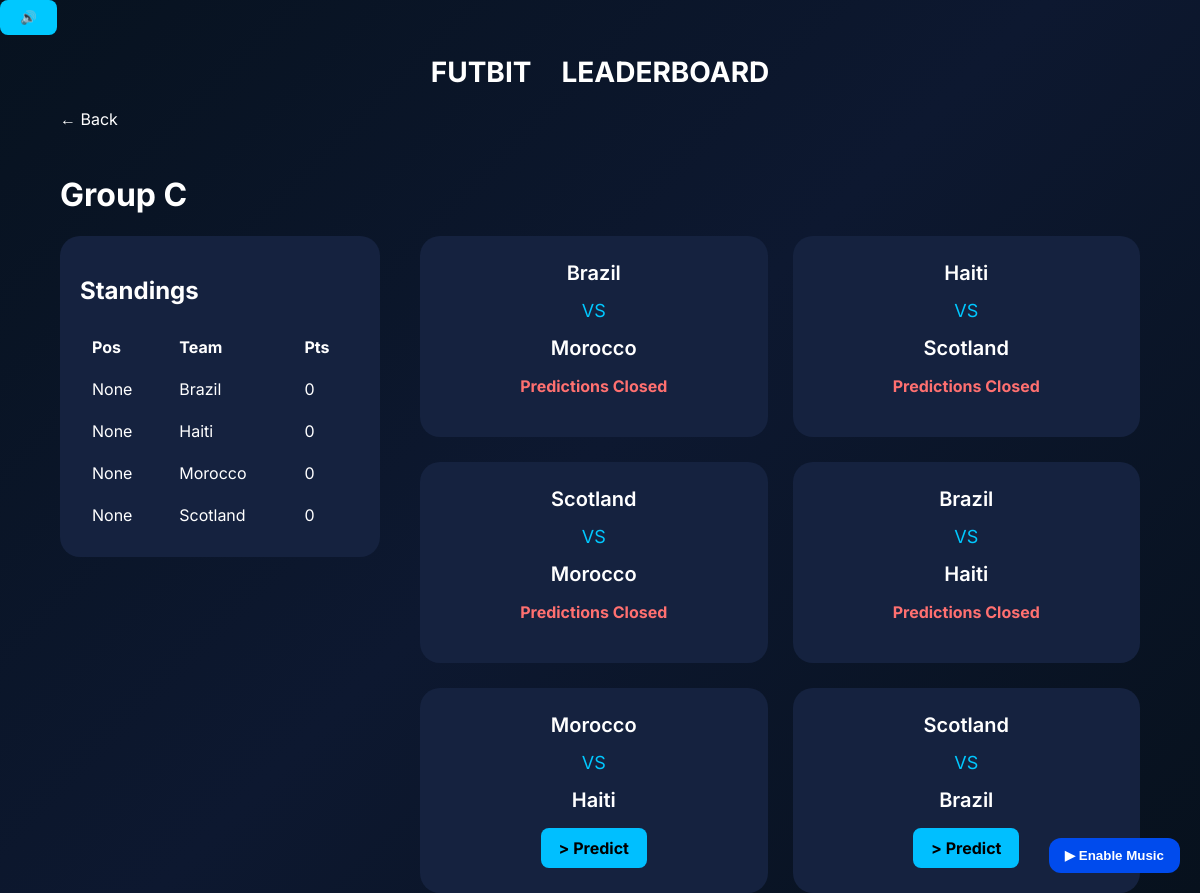
The page /group/C on the database its author committed.
### tables this page shows
CREATE TABLE standings (
            id INTEGER PRIMARY KEY AUTOINCREMENT,
            group_name TEXT,
            team TEXT,
            played INTEGER DEFAULT 0,
            wins INTEGER DEFAULT 0,
            draws INTEGER DEFAULT 0,
            losses INTEGER DEFAULT 0,
            gf INTEGER DEFAULT 0,
            ga INTEGER DEFAULT 0,
            gd INTEGER DEFAULT 0,
            points INTEGER DEFAULT 0,
            position integer,
            UNIQUE(group_name, team)
        );

CREATE TABLE matches (
            id INTEGER PRIMARY KEY,
            team1 TEXT,
            team2 TEXT,
            group_name TEXT,
            stage TEXT,
            match_number INTEGER,
            kickoff DATETIME,
            score1 INTEGER,
            score2 INTEGER,
            status TEXT,
            processed INTEGER DEFAULT 0
        );

### app.py (the view)
@app.route("/group/<group_name>")
def group(group_name):
    matches = get_matches_by_group(group_name)
    standings = get_standings(group_name)
    predictions = {}
    prediction_visibility = {}
    for match in matches:
        preds = get_match_predictions(match["id"])
        if prediction_closed(match["id"]):
            preds.sort(key=lambda p: (-p["points_awarded"], p["submitted_at"]))
        else:
            preds.sort(key=lambda p: p["submitted_at"])
        prediction_visibility[match["id"]] = preds
    if "user_id" in session:
        for match in matches:
            pred = get_prediction(session["user_id"], match["id"])
            predictions[match["id"]] = pred
    return render_template(
        "group.html",
        group_name=group_name,
        matches=matches,
        standings=standings,
        predictions=predictions,
        prediction_visibility=prediction_visibility,
        predict_match=request.args.get("predict", type=int),
    )

### helpers.py (called while the page is built)
def get_connection():
    conn = sqlite3.connect(DB_PATH)
    conn.row_factory = sqlite3.Row
    conn.execute("PRAGMA foreign_keys = ON")
    return conn

def get_matches_by_group(group_name):
    conn = get_connection()
    matches = conn.execute(
        """
        SELECT *
        FROM matches
        WHERE group_name=?
        ORDER BY kickoff
        """,
        (group_name,),
    ).fetchall()
    conn.close()
    return matches

def get_standings(group_name):
    conn = get_connection()
    standings = conn.execute(
        """
        SELECT *
        FROM standings
        WHERE group_name=?
        ORDER BY
            position ASC
        """,
        (group_name,),
    ).fetchall()
    conn.close()
    return standings

def get_match(match_id):
    conn = get_connection()
    match = conn.execute(
        """
        SELECT *

        FROM matches

        WHERE id = ?

        """,
        (match_id,),
    ).fetchone()
    conn.close()
    return match

def prediction_closed(match_id):
    match = get_match(match_id)
    kickoff = datetime.fromisoformat(match["kickoff"])
    lock_time = kickoff - timedelta(minutes=20)
    now = datetime.now(kickoff.tzinfo)
    return now >= lock_time

def get_match_predictions(match_id):
    conn = get_connection()
    predictions = conn.execute(
        """

        SELECT

        users.username,

        predictions.pred1,

        predictions.pred2,

        predictions.points_awarded,

        predictions.submitted_at


        FROM predictions


        JOIN users


        ON users.id = predictions.user_id


        WHERE match_id = ?

        """,
        (match_id,),
    ).fetchall()
    conn.close()
    return predictions

### templates/group.html (shortened to what this page needs)
{% extends "base.html" %} {% block content %}
<a href="{{url_for('home')}}" class="back"> ← Back </a>
<h1>Group {{group_name}}</h1>
<div class="group-layout">
  <div class="standings-card">
    <h2>Standings</h2>
    <table>
      <tr>
        <th>Pos</th>
        <th>Team</th>
        <th>Pts</th>
      </tr>
      {% for team in standings %}
      <tr>
        <td>{{team["position"]}}</td>
        <td>{{team["team"]}}</td>
        <td>{{team["points"]}}</td>
      </tr>
      {% endfor %}
    </table>
  </div>
  <div class="matches-section">
    {% for match in matches %}
    <div class="match-card" id="match-{{match['id']}}">
      <div class="team">{{match["team1"]}}</div>
      <div class="vs">VS</div>
      <div class="team">{{match["team2"]}}</div>
      {% set prediction = predictions.get(match["id"]) %} {% if
      prediction_closed(match["id"]) %}
      <p class="closed-text">Predictions Closed</p>
      {% else %} {% if predict_match == match["id"] %}
      <form
        method="POST"
        action="{{ url_for('predict', match_id=match['id']) }}"
        class="prediction-form"
      >
        <input type="hidden" name="group_name" value="{{group_name}}" />
        <input
          type="number"
          name="pred1"
          min="0"
          max="20"
          required
          value="{{ prediction['pred1'] if prediction else '' }}"
        />
        -
        <input
          type="number"
          name="pred2"
          min="0"
          max="20"
          required
          value="{{ prediction['pred2'] if prediction else '' }}"
        />
        <button>
          {{ "Update Prediction" if prediction else "Save Prediction" }}
        </button>
      </form>
      {% else %}
      <a
        href="{{url_for('group',group_name=group_name)}}?predict={{match['id']}}#match-{{match['id']}}"
        class="predict-button"
      >
        > Predict
      </a>
      {% endif %} {% endif %} {% set preds =
      prediction_visibility.get(match["id"], []) %}
    </div>
    {% endfor %}
  </div>
</div>
{% endblock %}

### static/style.css (style rules this page uses)
html { scroll-behavior: smooth; }
body { font-family: Inter, sans-serif; background: linear-gradient(135deg, #07121f, #0d1830, #07111d); min-height: 100vh; margin: 0; padding: 0; color: white; }
.group-layout { display: grid; grid-template-columns: 320px 1fr; gap: 40px; }
.standings-card { background: #15223f; padding: 20px; border-radius: 20px; align-self: start; position: sticky; top: 20px; }
table { width: 100%; }
th { text-align: left; padding: 10px; }
td { padding: 10px; }
.matches-section { display: grid; grid-template-columns: repeat(auto-fit, minmax(260px, 1fr)); gap: 25px; }
.match-card { background: #15223f; padding: 25px; border-radius: 20px; text-align: center; transition: 0.25s; }
.team { font-size: 20px; font-weight: 600; }
.vs { margin: 15px 0; font-size: 18px; color: #00c8ff; }
.back { display: inline-block; margin-bottom: 25px; color: white; text-decoration: none; }
.predict-button { display: inline-block; padding: 10px 18px; border-radius: 8px; background: #00bfff; text-decoration: none; color: black; font-weight: bold; }
.closed-text { color: #ff7070; font-weight: bold; margin-top: 15px; }

### rows shown on the page
standings: position "None", team "Brazil", points "0"
standings: position "None", team "Haiti", points "0"
standings: position "None", team "Morocco", points "0"
standings: position "None", team "Scotland", points "0"
matches: team1 "Brazil", team2 "Morocco", shows "Predictions Closed"
matches: team1 "Haiti", team2 "Scotland", shows "Predictions Closed"
matches: team1 "Scotland", team2 "Morocco", shows "Predictions Closed"
matches: team1 "Brazil", team2 "Haiti", shows "Predictions Closed"
matches: team1 "Morocco", team2 "Haiti"
matches: team1 "Scotland", team2 "Brazil"

### other values the page prints
{{ group_name }} "C"
